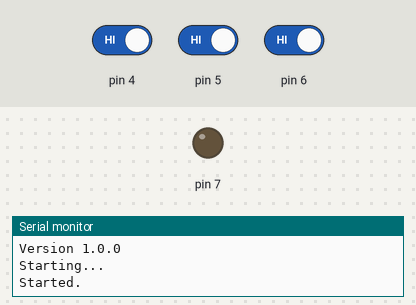
Simulated run of this sketch. Board: Arduino Uno, built with avr-gcc and run on an emulated ATmega328P. Parts: output pins drawn as LEDs (lit = HIGH), the last lines printed to the serial monitor. The inputs (shaded band) are chosen by the test bench; at power-on: pin 4 HIGH, pin 5 HIGH, pin 6 HIGH.

Above: at 2.8 s.
2.9 s: pin 4 driven LOW and pin 5 driven LOW and pin 6 driven LOW
At 4.1 s:
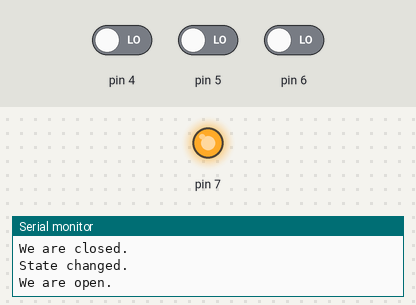
4.4 s: pin 4 driven HIGH
At 5.4 s:
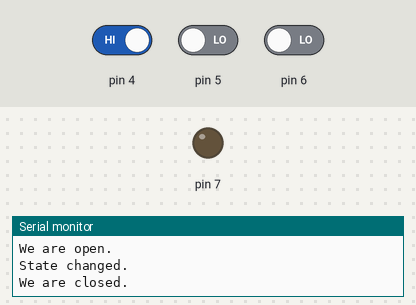
5.9 s: pin 4 driven LOW
At 6.5 s:
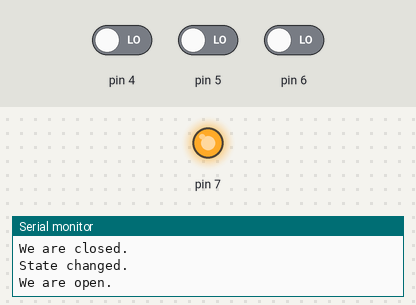
Timing chart, 0 to 8.4 s (numbered marks = the images above; inputs shaded):
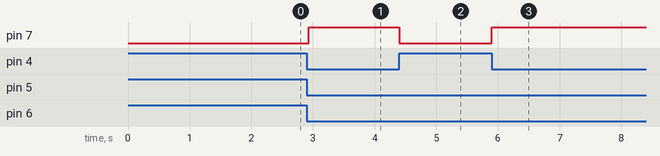

The sketch:

crucifix.ino
```cpp
#include <Wire.h>
#include "SimpleIndicator.cpp"
#include "Sensor.cpp"

#define DEBOUNCE_TIME 100
#define ADDRESS 20

#define SOLVED 1
#define NOT_SOLVED 0

const int sensorsCount = 3;

Sensor sensors [sensorsCount] = {
  Sensor(4,DEBOUNCE_TIME),
  Sensor(5,DEBOUNCE_TIME),
  Sensor(6,DEBOUNCE_TIME)
};
SimpleIndicator* green = new SimpleIndicator(7); // пин индикации

void setup() {
  Serial.begin(9600);
  Serial.println("Version 1.0.0");
  Serial.println("Starting...");

  for (int i = 0; i < sensorsCount; i++) {
    sensors[i].onChange(stateChanged);
  }
  Wire.begin(ADDRESS);
  Wire.onRequest(requestEvent);

  Serial.println("Started.");
}

void loop() {
  for (int i = 0; i < sensorsCount; i++) {
    sensors[i].check();
  }
}

void requestEvent() {
  if (isOpen())
    Wire.write(SOLVED);
  else
    Wire.write(NOT_SOLVED);
}

bool isOpen() {
  bool state = true;
  for (int i = 0; i < sensorsCount; i++) {
    state = state && sensors[i].isActivated();
  }
  return state;
}

void stateChanged(int pin) {
  Serial.println("State changed.");
  if(isOpen()) {
    Serial.println("We are open.");
    green->switchOn();
  }
  else {
    Serial.println("We are closed.");
    green->switchOff();
  }
}
```

Sensor.cpp
```cpp
#ifndef SENSOR
#define SENSOR

#include <Arduino.h>

class Sensor {
  private:
    int _state;
    long _stateTimestamp;
    long _debounceTime;
    int _pin;

    void (*_onDrop)(int);
    void (*_onRise)(int);
    void (*_onChange)(int);

    void _act() {
      if (_state == LOW) {
        _drop();
      } else {
          _rise();
      }
      _change();
    }

    void _drop() {
      if (_onDrop != 0L) {
        _onDrop(_pin);
      }
    }

    void _rise() {
      if (_onRise != 0L) {
        _onRise(_pin);
      }
    }

    void _change() {
      if (_onChange != 0L) {
        _onChange(_pin);
      }
    }

    void _updateState() {
      _state = digitalRead(_pin);
      _stateTimestamp = millis();
    }

    bool _stateChanged() {
      return digitalRead(_pin) != _state;
    }
    bool _debounced() {
      return millis() > _stateTimestamp + _debounceTime;
    }

  public:
    Sensor(int pin, long debounceTime) {
      _pin = pin;
      _state = HIGH;
      _stateTimestamp = 0;
      _debounceTime = debounceTime;

      pinMode(pin, INPUT_PULLUP);
    }

    void check() {
      if (_stateChanged()
          && _debounced()) {
        _updateState();
        _act();
      }
    }

    void onDrop(void (*callback)(int)) {
      _onDrop = callback;
    }
    void onRise(void (*callback)(int)) {
      _onRise = callback;
    }
    void onChange(void (*callback)(int)) {
      _onChange = callback;
    }

    bool isActivated(){
      return _state == LOW;
    }
};
#endif
```

SimpleIndicator.cpp
```cpp
#ifndef SIMPLE_INDICATOR
#define SIMPLE_INDICATOR

#include <Arduino.h>

class SimpleIndicator{
  private:
  int _pin;
  bool _state;

  void _setState(int newState){
    if(_state != newState){
      _state = newState;
      digitalWrite(_pin, _state);
    }
  }

  public:
  SimpleIndicator(int pin){
    _pin = pin;
    pinMode(_pin, OUTPUT);
  }

  void switchOn(){
    _setState(HIGH);
  }
  void switchOff(){
    _setState(LOW);
  }
};

#endif
```

Measured:
- after the input at 2.9 s, pin 7: LOW → HIGH at once
- after the input at 4.4 s, pin 7: HIGH → LOW at once
- after the input at 5.9 s, pin 7: LOW → HIGH at once
